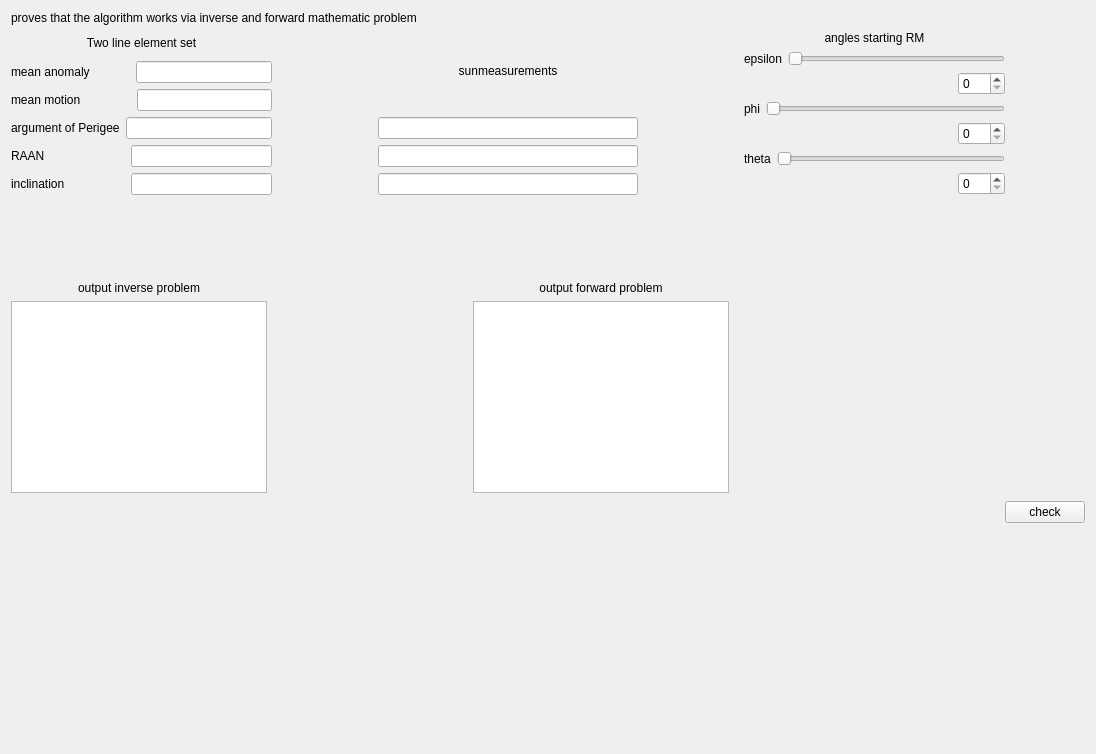
     <widget class="QWidget" name="tab_5">
      <attribute name="title">
       <string>algorithm control</string>
      </attribute>
      <layout class="QVBoxLayout" name="verticalLayout_27">
       <item>
        <layout class="QVBoxLayout" name="verticalLayout_26">
         <item>
          <layout class="QVBoxLayout" name="verticalLayout_25">
           <item>
            <widget class="QLabel" name="label_22">
             <property name="text">
              <string>proves that the algorithm works via inverse and forward mathematic problem</string>
             </property>
            </widget>
           </item>
           <item>
            <layout class="QHBoxLayout" name="horizontalLayout_29">
             <item>
              <layout class="QVBoxLayout" name="verticalLayout_24">
               <item>
                <widget class="QLabel" name="label_18">
                 <property name="text">
                  <string>Two line element set</string>
                 </property>
                 <property name="alignment">
                  <set>Qt::AlignCenter</set>
                 </property>
                </widget>
               </item>
               <item>
                <layout class="QVBoxLayout" name="verticalLayout_16">
                 <item>
                  <layout class="QHBoxLayout" name="horizontalLayout_16">
                   <item>
                    <widget class="QLabel" name="label_8">
                     <property name="text">
                      <string>mean anomaly</string>
                     </property>
                    </widget>
                   </item>
                   <item>
                    <spacer name="horizontalSpacer_12">
                     <property name="orientation">
                      <enum>Qt::Horizontal</enum>
                     </property>
                     <property name="sizeType">
                      <enum>QSizePolicy::Maximum</enum>
                     </property>
                     <property name="sizeHint" stdset="0">
                      <size>
                       <width>40</width>
                       <height>20</height>
                      </size>
                     </property>
                    </spacer>
                   </item>
                   <item>
                    <widget class="QLineEdit" name="lineEdit"/>
                   </item>
                  </layout>
                 </item>
                 <item>
                  <layout class="QHBoxLayout" name="horizontalLayout_17">
                   <item>
                    <widget class="QLabel" name="label_12">
                     <property name="text">
                      <string>mean motion</string>
                     </property>
                    </widget>
                   </item>
                   <item>
                    <spacer name="horizontalSpacer_13">
                     <property name="orientation">
                      <enum>Qt::Horizontal</enum>
                     </property>
                     <property name="sizeType">
                      <enum>QSizePolicy::Maximum</enum>
                     </property>
                     <property name="sizeHint" stdset="0">
                      <size>
                       <width>50</width>
                       <height>20</height>
                      </size>
                     </property>
                    </spacer>
                   </item>
                   <item>
                    <widget class="QLineEdit" name="lineEdit_2"/>
                   </item>
                  </layout>
                 </item>
                 <item>
                  <layout class="QHBoxLayout" name="horizontalLayout_18">
                   <item>
                    <widget class="QLabel" name="label_19">
                     <property name="text">
                      <string>argument of Perigee</string>
                     </property>
                    </widget>
                   </item>
                   <item>
                    <widget class="QLineEdit" name="lineEdit_3"/>
                   </item>
                  </layout>
                 </item>
                 <item>
                  <layout class="QHBoxLayout" name="horizontalLayout_19">
                   <item>
                    <widget class="QLabel" name="label_20">
                     <property name="text">
                      <string>RAAN</string>
                     </property>
                    </widget>
                   </item>
                   <item>
                    <spacer name="horizontalSpacer_14">
                     <property name="orientation">
                      <enum>Qt::Horizontal</enum>
                     </property>
                     <property name="sizeType">
                      <enum>QSizePolicy::Maximum</enum>
                     </property>
                     <property name="sizeHint" stdset="0">
                      <size>
                       <width>80</width>
                       <height>20</height>
                      </size>
                     </property>
                    </spacer>
                   </item>
                   <item>
                    <widget class="QLineEdit" name="lineEdit_4"/>
                   </item>
                  </layout>
                 </item>
                 <item>
                  <layout class="QHBoxLayout" name="horizontalLayout_20">
                   <item>
                    <widget class="QLabel" name="label_21">
                     <property name="text">
                      <string>inclination</string>
                     </property>
                    </widget>
                   </item>
                   <item>
                    <spacer name="horizontalSpacer_15">
                     <property name="orientation">
                      <enum>Qt::Horizontal</enum>
                     </property>
                     <property name="sizeType">
                      <enum>QSizePolicy::Maximum</enum>
                     </property>
                     <property name="sizeHint" stdset="0">
                      <size>
                       <width>60</width>
                       <height>20</height>
                      </size>
                     </property>
                    </spacer>
                   </item>
                   <item>
                    <widget class="QLineEdit" name="lineEdit_5"/>
                   </item>
                  </layout>
                 </item>
                </layout>
               </item>
              </layout>
             </item>
             <item>
              <spacer name="horizontalSpacer_20">
               <property name="orientation">
                <enum>Qt::Horizontal</enum>
               </property>
               <property name="sizeType">
                <enum>QSizePolicy::Maximum</enum>
               </property>
               <property name="sizeHint" stdset="0">
                <size>
                 <width>100</width>
                 <height>20</height>
                </size>
               </property>
              </spacer>
             </item>
             <item>
              <layout class="QVBoxLayout" name="verticalLayout_17">
               <item>
                <widget class="QLabel" name="label_27">
                 <property name="text">
                  <string>sunmeasurements</string>
                 </property>
                 <property name="alignment">
                  <set>Qt::AlignCenter</set>
                 </property>
                </widget>
               </item>
               <item>
                <widget class="QLineEdit" name="lineEdit_6"/>
               </item>
               <item>
                <widget class="QLineEdit" name="lineEdit_7"/>
               </item>
               <item>
                <widget class="QLineEdit" name="lineEdit_8"/>
               </item>
              </layout>
             </item>
             <item>
              <spacer name="horizontalSpacer_19">
               <property name="orientation">
                <enum>Qt::Horizontal</enum>
               </property>
               <property name="sizeType">
                <enum>QSizePolicy::Maximum</enum>
               </property>
               <property name="sizeHint" stdset="0">
                <size>
                 <width>100</width>
                 <height>20</height>
                </size>
               </property>
              </spacer>
             </item>
             <item>
              <layout class="QVBoxLayout" name="verticalLayout_21">
               <item>
                <widget class="QLabel" name="label_34">
                 <property name="text">
                  <string>angles starting RM</string>
                 </property>
                 <property name="alignment">
                  <set>Qt::AlignCenter</set>
                 </property>
                </widget>
               </item>
               <item>
                <layout class="QVBoxLayout" name="verticalLayout_18">
                 <item>
                  <layout class="QHBoxLayout" name="horizontalLayout_21">
                   <item>
                    <widget class="QLabel" name="label_28">
                     <property name="text">
                      <string>epsilon</string>
                     </property>
                    </widget>
                   </item>
                   <item>
                    <widget class="QSlider" name="horizontalSlider_6">
                     <property name="maximum">
                      <number>180</number>
                     </property>
                     <property name="orientation">
                      <enum>Qt::Horizontal</enum>
                     </property>
                    </widget>
                   </item>
                  </layout>
                 </item>
                 <item>
                  <layout class="QHBoxLayout" name="horizontalLayout_22">
                   <item>
                    <spacer name="horizontalSpacer_16">
                     <property name="orientation">
                      <enum>Qt::Horizontal</enum>
                     </property>
                     <property name="sizeHint" stdset="0">
                      <size>
                       <width>40</width>
                       <height>20</height>
                      </size>
                     </property>
                    </spacer>
                   </item>
                   <item>
                    <widget class="QSpinBox" name="spinBox_5">
                     <property name="maximum">
                      <number>180</number>
                     </property>
                    </widget>
                   </item>
                  </layout>
                 </item>
                </layout>
               </item>
               <item>
                <layout class="QVBoxLayout" name="verticalLayout_19">
                 <item>
                  <layout class="QHBoxLayout" name="horizontalLayout_23">
                   <item>
                    <widget class="QLabel" name="label_30">
                     <property name="text">
                      <string>phi</string>
                     </property>
                    </widget>
                   </item>
                   <item>
                    <widget class="QSlider" name="horizontalSlider_5">
                     <property name="maximum">
                      <number>180</number>
                     </property>
                     <property name="orientation">
                      <enum>Qt::Horizontal</enum>
                     </property>
                    </widget>
                   </item>
                  </layout>
                 </item>
                 <item>
                  <layout class="QHBoxLayout" name="horizontalLayout_24">
                   <item>
                    <spacer name="horizontalSpacer_17">
                     <property name="orientation">
                      <enum>Qt::Horizontal</enum>
                     </property>
                     <property name="sizeHint" stdset="0">
                      <size>
                       <width>40</width>
                       <height>20</height>
                      </size>
                     </property>
                    </spacer>
                   </item>
                   <item>
                    <widget class="QSpinBox" name="spinBox_6">
                     <property name="maximum">
                      <number>180</number>
                     </property>
                    </widget>
                   </item>
                  </layout>
                 </item>
                </layout>
               </item>
               <item>
                <layout class="QVBoxLayout" name="verticalLayout_20">
                 <item>
                  <layout class="QHBoxLayout" name="horizontalLayout_25">
                   <item>
                    <widget class="QLabel" name="label_29">
                     <property name="text">
                      <string>theta</string>
                     </property>
                    </widget>
                   </item>
                   <item>
                    <widget class="QSlider" name="horizontalSlider_4">
                     <property name="maximum">
                      <number>180</number>
                     </property>
                     <property name="orientation">
                      <enum>Qt::Horizontal</enum>
                     </property>
                    </widget>
                   </item>
                  </layout>
                 </item>
                 <item>
                  <layout class="QHBoxLayout" name="horizontalLayout_26">
                   <item>
                    <spacer name="horizontalSpacer_18">
                     <property name="orientation">
                      <enum>Qt::Horizontal</enum>
                     </property>
                     <property name="sizeHint" stdset="0">
                      <size>
                       <width>40</width>
                       <height>20</height>
                      </size>
                     </property>
                    </spacer>
                   </item>
                   <item>
                    <widget class="QSpinBox" name="spinBox_7">
                     <property name="maximum">
                      <number>180</number>
                     </property>
                    </widget>
                   </item>
                  </layout>
                 </item>
                </layout>
               </item>
              </layout>
             </item>
             <item>
              <spacer name="horizontalSpacer_21">
               <property name="orientation">
                <enum>Qt::Horizontal</enum>
               </property>
               <property name="sizeType">
                <enum>QSizePolicy::Maximum</enum>
               </property>
               <property name="sizeHint" stdset="0">
                <size>
                 <width>80</width>
                 <height>20</height>
                </size>
               </property>
              </spacer>
             </item>
            </layout>
           </item>
          </layout>
         </item>
         <item>
          <spacer name="verticalSpacer_3">
           <property name="orientation">
            <enum>Qt::Vertical</enum>
           </property>
           <property name="sizeType">
            <enum>QSizePolicy::Maximum</enum>
           </property>
           <property name="sizeHint" stdset="0">
            <size>
             <width>20</width>
             <height>80</height>
            </size>
           </property>
          </spacer>
         </item>
         <item>
          <layout class="QHBoxLayout" name="horizontalLayout_28">
           <item>
            <layout class="QHBoxLayout" name="horizontalLayout_27">
             <item>
              <layout class="QVBoxLayout" name="verticalLayout_23">
               <item>
                <widget class="QLabel" name="label_32">
                 <property name="text">
                  <string>output inverse problem</string>
                 </property>
                 <property name="alignment">
                  <set>Qt::AlignCenter</set>
                 </property>
                </widget>
               </item>
               <item>
                <widget class="QTableWidget" name="tableWidget_8"/>
               </item>
               <item>
                <spacer name="verticalSpacer_2">
                 <property name="orientation">
                  <enum>Qt::Vertical</enum>
                 </property>
                 <property name="sizeType">
                  <enum>QSizePolicy::Maximum</enum>
                 </property>
                 <property name="sizeHint" stdset="0">
                  <size>
                   <width>20</width>
                   <height>250</height>
                  </size>
                 </property>
                </spacer>
               </item>
              </layout>
             </item>
             <item>
              <spacer name="horizontalSpacer_23">
               <property name="orientation">
                <enum>Qt::Horizontal</enum>
               </property>
               <property name="sizeType">
                <enum>QSizePolicy::Maximum</enum>
               </property>
               <property name="sizeHint" stdset="0">
                <size>
                 <width>200</width>
                 <height>20</height>
                </size>
               </property>
              </spacer>
             </item>
             <item>
              <layout class="QVBoxLayout" name="verticalLayout_22">
               <item>
                <widget class="QLabel" name="label_33">
                 <property name="text">
                  <string>output forward problem</string>
                 </property>
                 <property name="alignment">
                  <set>Qt::AlignCenter</set>
                 </property>
                </widget>
               </item>
               <item>
                <widget class="QTableWidget" name="tableWidget_9"/>
               </item>
               <item>
                <spacer name="verticalSpacer">
                 <property name="orientation">
                  <enum>Qt::Vertical</enum>
                 </property>
                 <property name="sizeType">
                  <enum>QSizePolicy::Maximum</enum>
                 </property>
                 <property name="sizeHint" stdset="0">
                  <size>
                   <width>20</width>
                   <height>250</height>
                  </size>
                 </property>
                </spacer>
               </item>
              </layout>
             </item>
             <item>
              <spacer name="horizontalSpacer_22">
               <property name="orientation">
                <enum>Qt::Horizontal</enum>
               </property>
               <property name="sizeType">
                <enum>QSizePolicy::Maximum</enum>
               </property>
               <property name="sizeHint" stdset="0">
                <size>
                 <width>270</width>
                 <height>20</height>
                </size>
               </property>
              </spacer>
             </item>
            </layout>
           </item>
           <item>
            <widget class="QPushButton" name="pushButton_8">
             <property name="text">
              <string>check</string>
             </property>
            </widget>
           </item>
          </layout>
         </item>
        </layout>
       </item>
      </layout>
     </widget>
